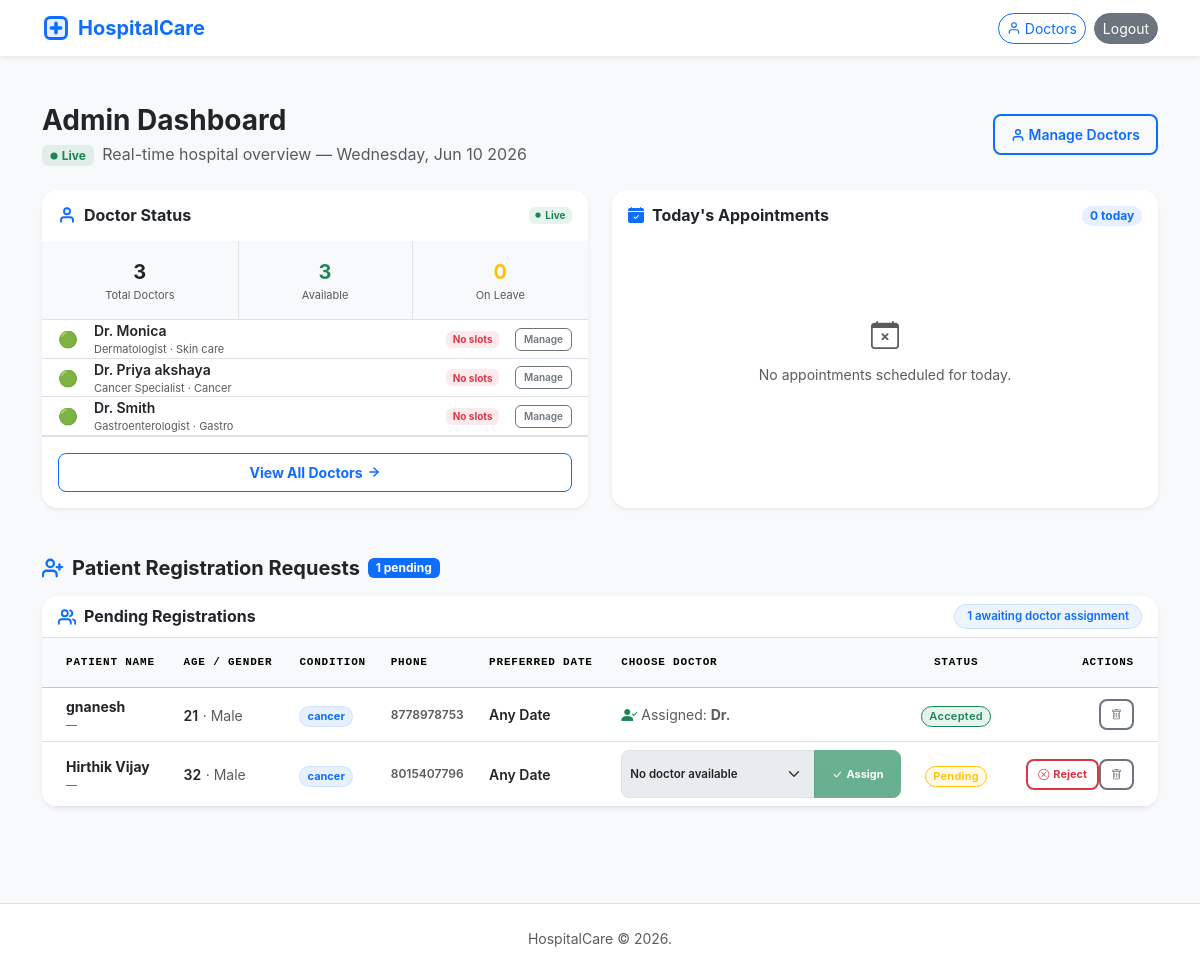
Before: /dashboard/ (signed in) with the older database file.
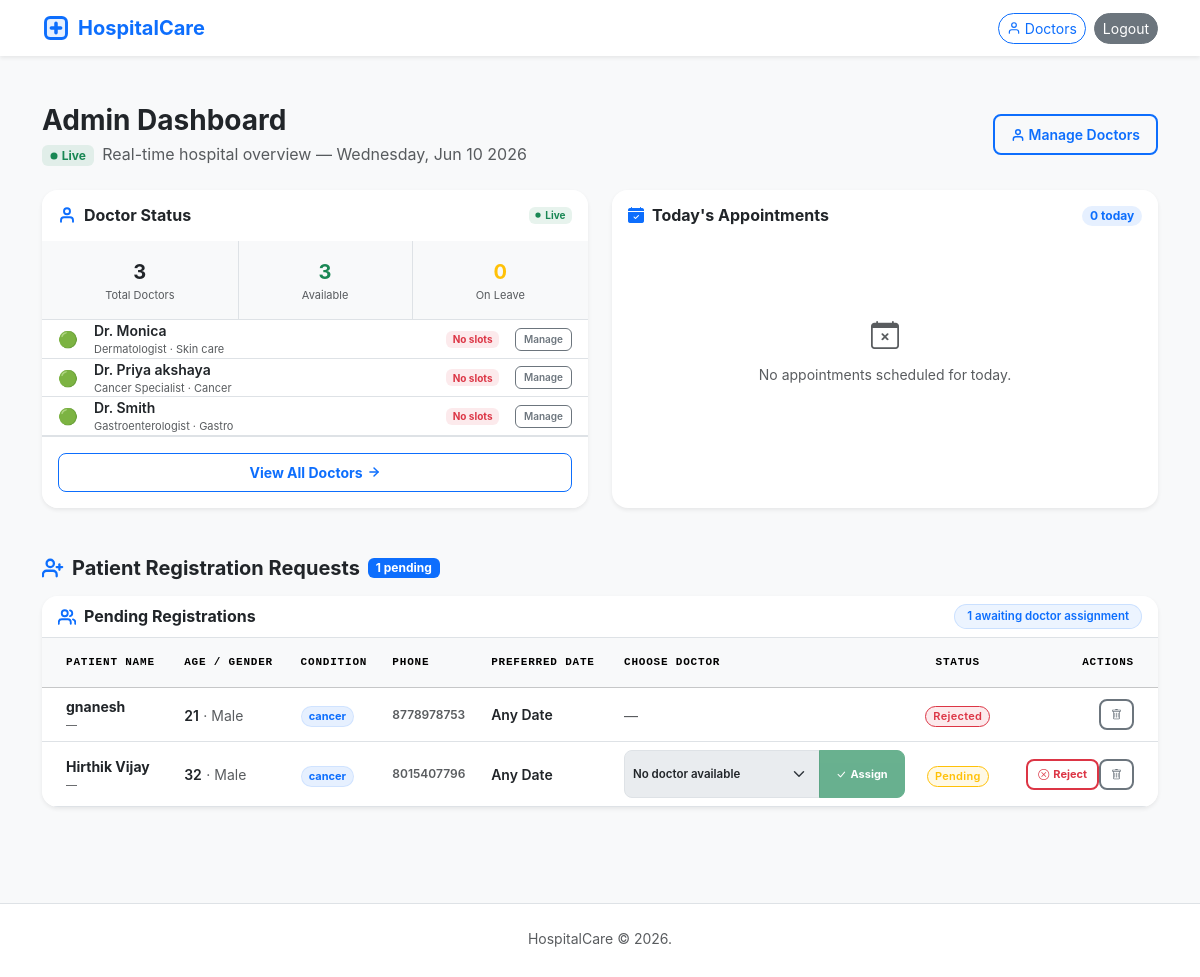
After: the same page with the newer database file.
### details/models.py (models this page shows, shortened)
class Patient(models.Model):
    STATUS_PENDING = 'pending'
    STATUS_ACCEPTED = 'accepted'
    STATUS_REJECTED = 'rejected'
    STATUS_CHOICES = [
        (STATUS_PENDING, 'Pending'),
        (STATUS_ACCEPTED, 'Accepted'),
        (STATUS_REJECTED, 'Rejected'),
    ]
    GENDER_CHOICES = [
        ('male', 'Male'),
        ('female', 'Female'),
        ('other', 'Other'),
    ]
    name = models.CharField(max_length=30)
    age = models.PositiveIntegerField()
    gender = models.CharField(max_length=10, choices=GENDER_CHOICES)
    phone = models.CharField(max_length=10)
    email = models.EmailField(max_length=254, blank=True, null=True)
    address = models.TextField()
    disease = models.CharField(max_length=200)
    assigned_doctor = models.ForeignKey(
        Doctor, on_delete=models.SET_NULL, null=True, blank=True,
        related_name='registered_patients',
        help_text='Auto-assigned based on disease/speciality'
    )
    preferred_date = models.DateField(blank=True, null=True)
    preferred_time = models.CharField(max_length=100, blank=True, null=True)
    notes = models.TextField(blank=True, null=True)
    status = models.CharField(max_length=10, choices=STATUS_CHOICES, default=STATUS_PENDING)
    created_at = models.DateTimeField(auto_now_add=True, null=True)
    @property
    def accepted(self):
        return self.status == self.STATUS_ACCEPTED
    class Meta:
        ordering = ['-created_at']

### details/views.py (the view)
# urls.py: path('dashboard/', views.dashboard, name='dashboard'),
@user_passes_test(_is_admin, login_url='login')
def dashboard(request):
    from django.utils.timezone import now
    today = now().date()
    patients = Patient.objects.all()
    query = request.GET.get('q', '').strip()
    status_filter = request.GET.get('status', 'all')
    disease_filter = request.GET.get('disease', '').strip()
    if query:
        patients = patients.filter(name__icontains=query)
    if disease_filter:
        patients = patients.filter(disease__icontains=disease_filter)
    if status_filter in [Patient.STATUS_PENDING, Patient.STATUS_ACCEPTED, Patient.STATUS_REJECTED]:
        patients = patients.filter(status=status_filter)
    total_patients    = Patient.objects.count()
    accepted_patients = Patient.objects.filter(status=Patient.STATUS_ACCEPTED).count()
    rejected_patients = Patient.objects.filter(status=Patient.STATUS_REJECTED).count()
    pending_patients  = Patient.objects.filter(status=Patient.STATUS_PENDING).count()
    paginator = Paginator(patients.order_by('-created_at'), 8)
    page_number = request.GET.get('page')
    page_obj = paginator.get_page(page_number)
    all_doctors = Doctor.objects.all()
    for d in all_doctors:
        slots_qs = DoctorSlot.objects.filter(doctor=d, is_present=True, date__gte=today) if d.availability == 'available' else []
        d.open_slots = sum(
            1 for s in slots_qs
            if s.appointments.exclude(status=Appointment.STATUS_CANCELLED).count() < s.max_bookings
        )
    total_doctors     = all_doctors.count()
    available_doctors = all_doctors.filter(availability='available').count()
    on_leave_doctors  = all_doctors.filter(availability='on_leave').count()
    for patient in page_obj:
        speciality = DISEASE_SPECIALITY_MAP.get(patient.disease, 'General Physician')
        patient.related_doctors = []
        for d in all_doctors:
            if d.speciality.lower() == speciality.lower() and d.availability in ['available', 'on_leave']:
                if patient.preferred_date:
                    slots_qs = DoctorSlot.objects.filter(doctor=d, is_present=True, date=patient.preferred_date)
                else:
                    slots_qs = DoctorSlot.objects.filter(doctor=d, is_present=True, date__gte=today)
                open_slots = sum(
                    1 for s in slots_qs
                    if s.appointments.exclude(status=Appointment.STATUS_CANCELLED).count() < s.max_bookings
                )
                if open_slots > 0:
                    d.open_slots_for_patient = open_slots
                    patient.related_doctors.append(d)
    query_params = request.GET.copy()
    if 'page' in query_params:
        query_params.pop('page')
    current_query = query_params.urlencode()
    todays_appointments = Appointment.objects.filter(
        slot__date=today
    ).select_related('doctor', 'slot').order_by('slot__start_time')
    appt_status_filter = request.GET.get('appt_status', 'pending')
    all_appointments = Appointment.objects.select_related('doctor', 'slot').order_by('-booked_at')
    if appt_status_filter in [Appointment.STATUS_PENDING, Appointment.STATUS_ACCEPTED, Appointment.STATUS_REJECTED, Appointment.STATUS_CANCELLED]:
        all_appointments = all_appointments.filter(status=appt_status_filter)
    appt_pending  = Appointment.objects.filter(status=Appointment.STATUS_PENDING).count()
    appt_accepted = Appointment.objects.filter(status=Appointment.STATUS_ACCEPTED).count()
    appt_rejected = Appointment.objects.filter(status=Appointment.STATUS_REJECTED).count()
    appt_paginator = Paginator(all_appointments, 8)
    appt_page_obj = appt_paginator.get_page(request.GET.get('appt_page'))
    return render(request, 'hospital/dashboard.html', {
        'patients': page_obj,
        'query': query,
        'status_filter': status_filter,
        'disease_filter': disease_filter,
        'current_query': current_query,
        'page_obj': page_obj,
        'total_patients': total_patients,
        'accepted_patients': accepted_patients,
        'rejected_patients': rejected_patients,
        'pending_patients': pending_patients,
        'all_doctors': all_doctors,
        'available_doctors_list': Doctor.objects.filter(availability='available').order_by('name'),
        'total_doctors': total_doctors,
        'available_doctors': available_doctors,
        'on_leave_doctors': on_leave_doctors,
        'todays_appointments': todays_appointments,
        'today': today,
        'all_appointments': appt_page_obj,
        'appt_page_obj': appt_page_obj,
        'appt_status_filter': appt_status_filter,
        'appt_pending': appt_pending,
        'appt_accepted': appt_accepted,
        'appt_rejected': appt_rejected,
    })

### details/views.py (called while the page is built)
def _is_admin(user):
    return user.is_authenticated and user.is_staff

### details/templates/hospital/dashboard.html (shortened to what the changed rows need)
{% extends 'base.html' %}
{% block content %}
<div class="d-flex flex-column flex-md-row align-items-start align-items-md-center justify-content-between gap-3 mb-4">
    <div>
        <h1 class="h3 mb-1 fw-bold text-dark">Admin Dashboard</h1>
    </div>
</div>
<div class="mt-4 mb-5" id="patient-requests-section">
    <div class="card border-0 shadow-sm rounded-4 overflow-hidden">
        <div class="table-responsive">
            <table class="table table-hover align-middle mb-0">
                <thead class="table-light">
                    <tr class="text-uppercase text-muted font-monospace" style="font-size: 11px; letter-spacing: 0.8px;">
                        <th class="ps-4 py-3">Patient Name</th>
                        <th class="py-3">Age / Gender</th>
                        <th class="py-3">Condition</th>
                        <th class="py-3">Phone</th>
                        <th class="py-3">Preferred Date</th>
                        <th class="py-3" style="min-width: 250px;">Choose Doctor</th>
                        <th class="text-center py-3">Status</th>
                        <th class="text-end pe-4 py-3">Actions</th>
                    </tr>
                </thead>
                <tbody>
                    {% for patient in page_obj %}
                    <tr>
                        <td class="ps-4 py-3.5">
                            <p class="mb-0 fw-bold text-dark small">{{ patient.name }}</p>
                            <div class="text-muted" style="font-size:11px">{{ patient.email|default:"—" }}</div>
                        </td>
                        <td class="py-3.5">
                            <span class="fw-semibold text-dark small">{{ patient.age|default:"—" }}</span>
                            <span class="text-muted small">&middot; {{ patient.get_gender_display|default:"—" }}</span>
                        </td>
                        <td class="py-3.5">
                            <span class="badge rounded-pill px-2.5 py-1.5 bg-primary bg-opacity-10 text-primary border border-primary border-opacity-10" style="font-size: 11px;">
                                {{ patient.disease|default:"—" }}
                            </span>
                        </td>
                        <td class="py-3.5 text-muted fw-semibold small" style="font-size: 12px;">{{ patient.phone }}</td>
                        <td class="py-3.5">
                            <div class="fw-semibold text-dark small">{{ patient.preferred_date|date:"M d, Y"|default:"Any Date" }}</div>
                        </td>
                        <td class="py-3.5">
                            {% if patient.status == 'pending' %}
                            <form method="post" action="{% url 'accept_patient' patient.pk %}" class="d-flex align-items-center" style="margin: 0;">
                                {% csrf_token %}
                                <div class="input-group input-group-sm">
                                    <select name="doctor_id" class="form-select doctor-select fw-semibold" style="font-size: 11.5px; border-top-left-radius: 8px; border-bottom-left-radius: 8px;" required{% if not patient.related_doctors %} disabled{% endif %}>
                                        {% if patient.related_doctors %}
                                        <option value="">Select Doctor...</option>
                                        {% for doc in patient.related_doctors %}
                                        <option value="{{ doc.pk }}">Dr. {{ doc.name }} ({{ doc.speciality }} · {{ doc.open_slots_for_patient }} left)</option>
                                        {% endfor %}
                                        {% else %}
                                        <option value="">No doctor available</option>
                                        {% endif %}
                                    </select>
                                    <button type="submit" class="btn btn-success d-inline-flex align-items-center fw-bold px-3" style="font-size: 11px; border-top-right-radius: 8px; border-bottom-right-radius: 8px;" {% if not patient.related_doctors %} disabled{% endif %}>
                                        <i class="bi bi-check-lg me-1"></i>Assign
                                    </button>
                                </div>
                            </form>
                            {% elif patient.status == 'accepted' %}
                            <div class="d-flex align-items-center gap-1 text-muted small">
                                <i class="bi bi-person-check-fill text-success fs-6"></i>
                                <span>Assigned: <strong>Dr. {{ patient.assigned_doctor.name }}</strong></span>
                            </div>
                            {% else %}
                            <span class="text-muted small">—</span>
                            {% endif %}
                        </td>
                        <td class="text-center py-3.5">
                            <span class="badge rounded-pill px-2.5 py-1.5
                                {% if patient.status == 'accepted' %}bg-success bg-opacity-10 text-success border border-success border-opacity-20
                                {% elif patient.status == 'rejected' %}bg-danger bg-opacity-10 text-danger border border-danger border-opacity-20
                                {% else %}bg-warning bg-opacity-10 text-warning border border-warning border-opacity-20{% endif %}"
                                style="font-size: 11px; font-weight: 600; letter-spacing: 0.3px;">
                                {{ patient.get_status_display }}
                            </span>
                        </td>
                        <td class="text-end pe-4 py-3.5" style="white-space: nowrap;">
                            <div class="d-inline-flex gap-1.5">
                                <form method="post" action="{% url 'delete_patient' patient.pk %}" class="d-inline">
                                    <button type="submit" class="btn btn-sm btn-outline-secondary d-inline-flex align-items-center justify-content-center border-2 fw-bold" style="padding: 5px 10px; font-size: 11px; border-radius: 8px;" onclick="return confirm('Delete patient record for {{ patient.name }}?')" title="Delete">
                                        <i class="bi bi-trash"></i>
                                    </button>
                                </form>
                            </div>
                        </td>
                    </tr>
                    {% endfor %}
                </tbody>
            </table>
        </div>
    </div>
</div>
{% endblock %}

Changed rows visible on the page:
changed Patient "gnanesh": status "Accepted" → "Rejected"; status "Assigned: Dr." → "—"
